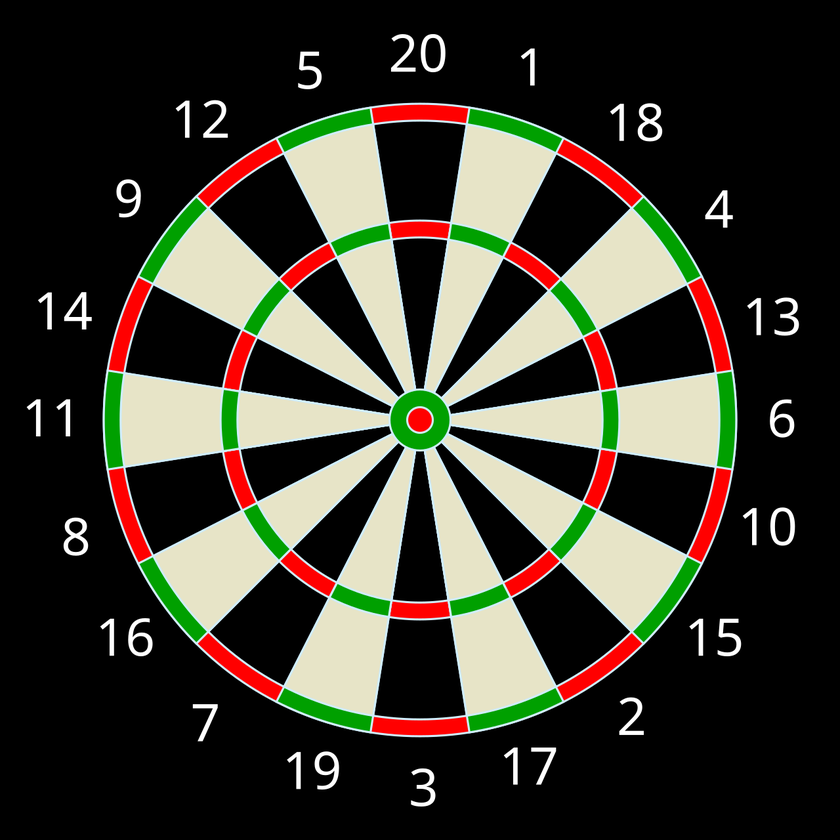
#> input picture backend/vision/reference.png, 840 x 840 px, shrunk from 1280 x 1280 before the run
$ python -i line_detection.py   (imports and definitions only)
#> lines starting #> are read from the running program, lines starting #| are printed output that depends on the picture; after the words box and inside, x2 and y2 are one past the last pixel; in counts of white or black regions, pixels touching at a corner belong together
#> further down, picture is the input picture: shape (840, 840, 3); mean B, G, R 46.9, 57.1, 59.2
### backend/vision/vision_utils.py
import math
from typing import List, Tuple

import numpy as np

PointI = Tuple[int, int]


def ensure_bgr_u8(img_bgr: np.ndarray) -> np.ndarray:
    # Defensive normalization for OpenCV pipelines:
    # ensures a 3-channel BGR image with uint8 storage, which most OpenCV ops assume.
    if img_bgr.ndim != 3 or img_bgr.shape[2] != 3:
        raise ValueError(f"Expected BGR image with shape (H, W, 3), got {img_bgr.shape}.")
    if img_bgr.dtype != np.uint8:
        # Conversion is cheap and avoids subtle OpenCV misbehavior with other dtypes.
        img_bgr = img_bgr.astype(np.uint8, copy=False)
    return img_bgr


# [35 lines left out: function line_border_points, not called in this run]

### backend/vision/line_detection.py
from typing import List, Optional, Tuple

import cv2
import numpy as np

from backend.vision.vision_utils import ensure_bgr_u8, line_border_points

LineRT = Tuple[float, float]

MAX_LINES = 10
CANNY_LOW = 40
CANNY_HIGH = 120
HOUGH_RHO = 1.0
HOUGH_THETA = float(np.pi / 180.0)
HOUGH_MIN_VOTES = 80
HOUGH_VOTES_FRAC = 0.2
UNIQUE_RHO_TOL = 20.0
UNIQUE_THETA_TOL = float(np.deg2rad(6.0))

MASK_KERNEL = 3
OPEN_ITERS = 1
CLOSE_ITERS = 2
SUPPORT_SAMPLES = 160


def build_white_mask(img_bgr: np.ndarray) -> np.ndarray:
    # Produces a binary mask intended to keep bright/white board markings
    # while suppressing background texture and noise.
    img_bgr = ensure_bgr_u8(img_bgr)
    gray = cv2.cvtColor(img_bgr, cv2.COLOR_BGR2GRAY)
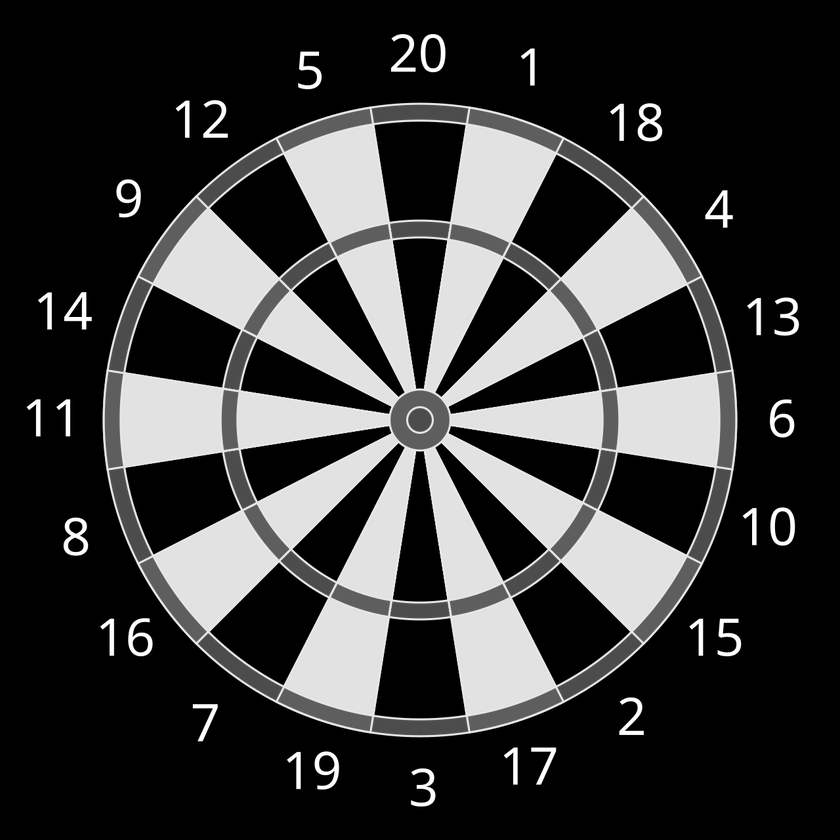
#> gray: shape (840, 840); min 0, max 255, mean 56.6
    _, mask_u8 = cv2.threshold(gray, 0, 255, cv2.THRESH_BINARY | cv2.THRESH_OTSU)
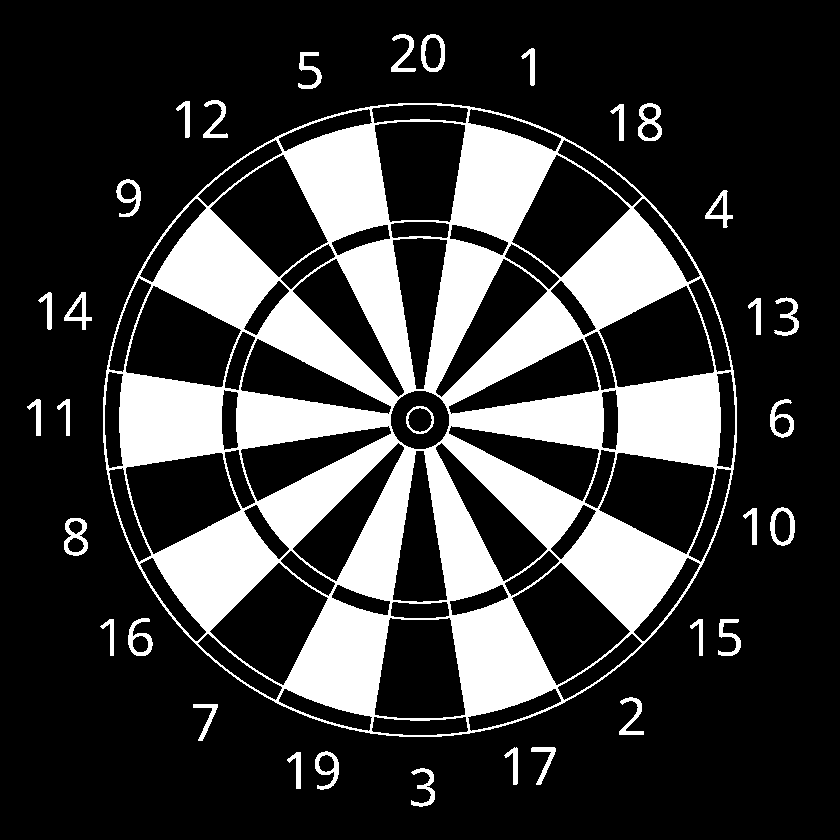
#> mask_u8: shape (840, 840); 22.5% white; 33 white regions, largest, box (x1, y1, x2, y2) and area: (103, 103, 737, 737) 149346, (64, 518, 88, 556) 435, (638, 103, 662, 141) 434

    k = max(1, int(MASK_KERNEL))
    if k % 2 == 0:
        k += 1
    kernel = cv2.getStructuringElement(cv2.MORPH_ELLIPSE, (k, k))

    # Morphology cleans up small speckles (open) and fills small gaps (close),
    # improving Hough line stability.
    if OPEN_ITERS > 0:
        mask_u8 = cv2.morphologyEx(mask_u8, cv2.MORPH_OPEN, kernel, iterations=OPEN_ITERS)
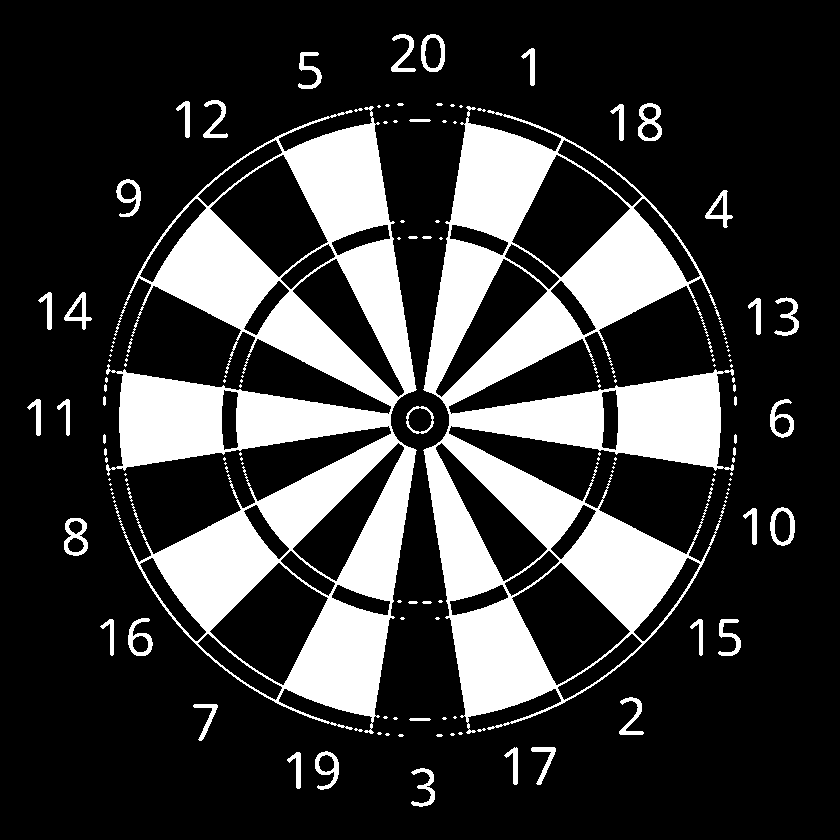
#> mask_u8: shape (840, 840); 22.3% white; 150 white regions (98 under 20 px), largest, box (x1, y1, x2, y2) and area: (106, 106, 417, 734) 73149, (423, 106, 734, 734) 73146, (638, 103, 662, 141) 434
    if CLOSE_ITERS > 0:
        mask_u8 = cv2.morphologyEx(mask_u8, cv2.MORPH_CLOSE, kernel, iterations=CLOSE_ITERS)
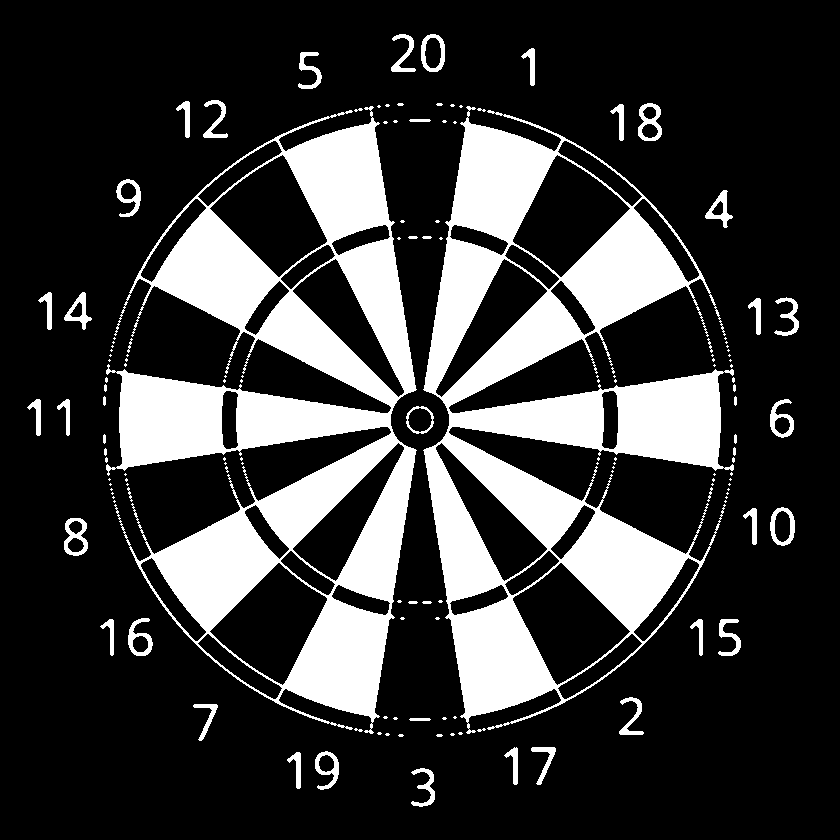
#> mask_u8: shape (840, 840); 22.3% white; 146 white regions (94 under 20 px), largest, box (x1, y1, x2, y2) and area: (106, 106, 417, 734) 73323, (423, 106, 734, 734) 73314, (638, 103, 662, 141) 443

    return mask_u8


# [64 lines left out: functions _select_unique_lines, _line_support, detect_lines_from_mask, not called in this run]

>>> import cv2
>>> picture = cv2.imread('reference.png')
>>> result = build_white_mask(picture)
